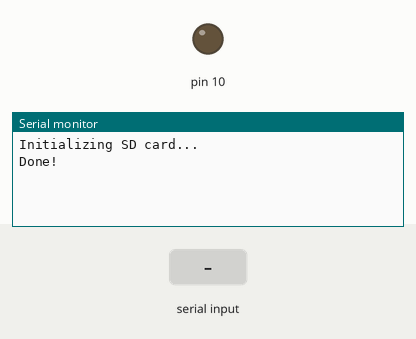
Recording of a sketch running on a simulated Arduino Uno, built with avr-gcc and run on an emulated ATmega328P. On the bench: output pins drawn as LEDs (lit = HIGH), the last lines printed to the serial monitor. The inputs (shaded band) are chosen by the test bench. Storage starts empty.

Above: at 1.2 s.
1.3 s: "<" received over Serial
At 2.3 s:
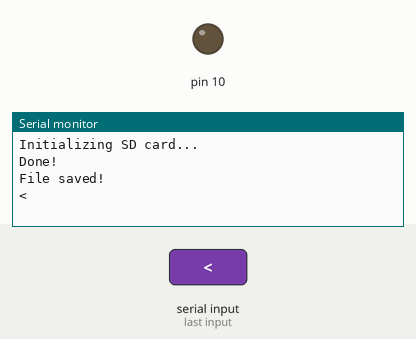
2.8 s: "1" received over Serial
At 3.7 s:
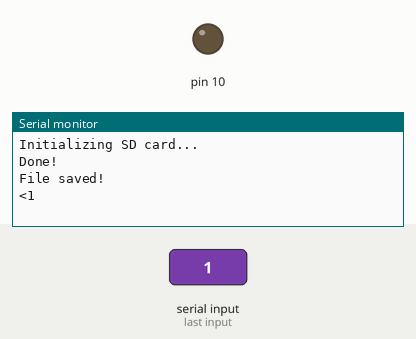

Measured:
- after the input at 1.3 s, the serial monitor: prints a new line at once (image 1)
- after the input at 2.8 s, the serial monitor: prints a new line at once (image 2)

The sketch:

SimpleTest.ino
```cpp
#include <SD.h>

String buffer = "";

void setup()
{
  Serial.begin(9600);
  Serial.println("Initializing SD card...");

  pinMode(10, OUTPUT);

  if(SD.begin(4))
  Serial.println("Done!");
  else
  {
    Serial.println("Failed!");
    return;
  }
}

void loop()
{
  int i = Serial.read();

  if(i != -1)
  {
    if(i == '<') save();
    else buffer += (char)i;

    Serial.print((char)i);
  }
}

void save()
{
  File d = SD.open("TEST.txt", FILE_WRITE);

  d.println("Buffered text:");
  d.println(buffer);

  d.close();

  Serial.println();
  Serial.println("File saved!");
}
```
